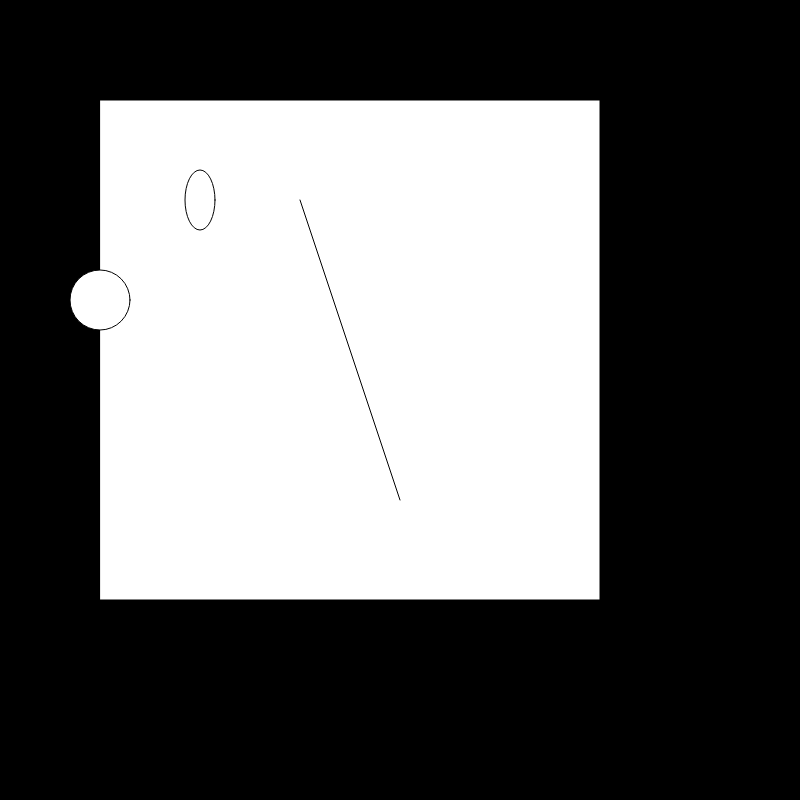
Frame 1 (no input)
Frame 60 (no input): identical to frame 1, image omitted
Frame 120 (the mouse pressed at the canvas centre since frame 60): identical to frame 1, image omitted

The p5.js sketch that drew this single still picture (run headless with seeded random() and noise() and a simulated clock; from frame 60 on, the mouse is pressed at the canvas centre):

// p5.js sketch
// ── sketch.js

function setup() {
  createCanvas(800, 800);
  background(0);


  rect(100, 100, 500, 500);

  ellipse(200, 200, 30, 60);
  circle(100, 300, 60);
  line(300, 200, 400, 500);
}

function draw() {

}
